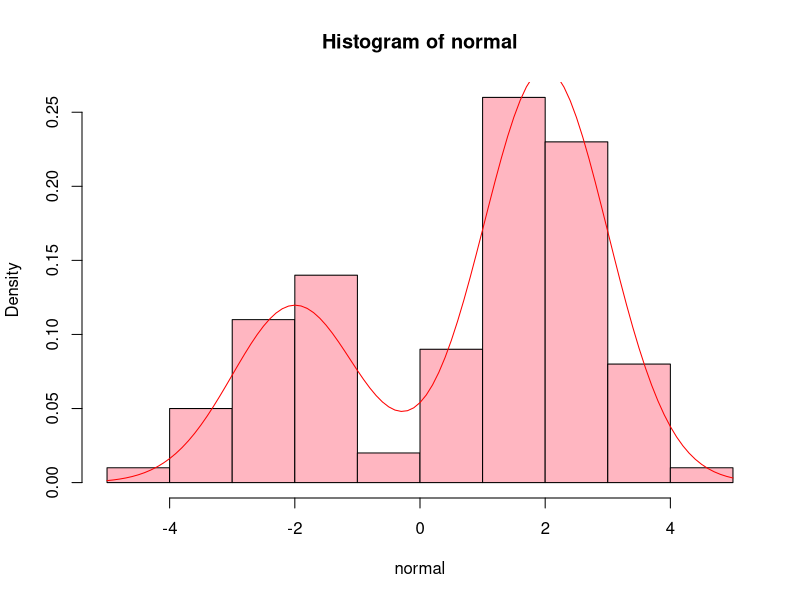
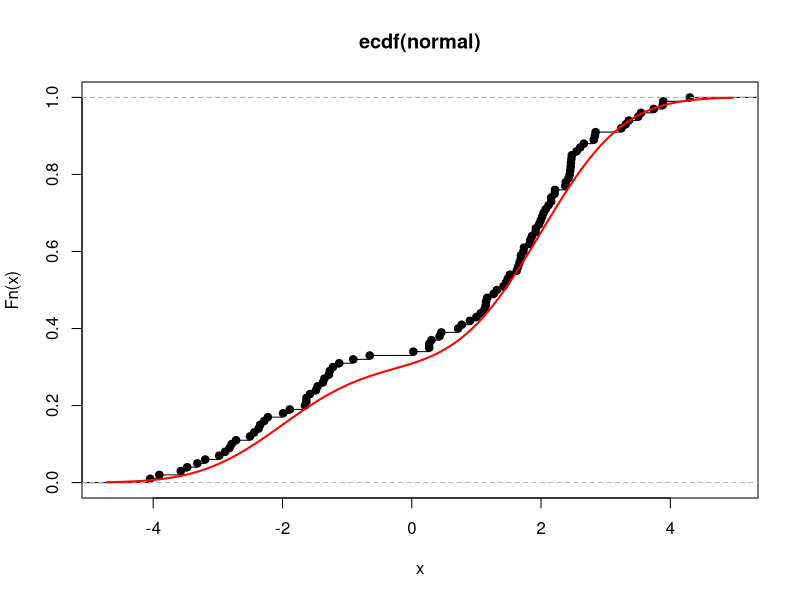

The R source for these figures, in order:
# ------------------ Estatistica Computacional II - EST066 ------------------ #
# Data: 11/05/2022

# X e uma mistura de populacoes continuas
# fx(x) = sum(pi*fi(x))
# f1(x), f2(x), ..., fm(x) sao fdps (fps)

# pi > 0, i = 1,2,...,m  (onde i eh indice)
# sum(pi) = 1

# Expected value is sum(pi*E(Xi))

# Mistura de Normais --------------------------------------------------------

# Populacao 1 - define-se media mi = -2 e var sigma² = 1
# Populacao 2 - define-se mi = 2 e sigma² = 1

# Transformar Normal Padrao para Normais(mi,sigma²) -------------------------

# sqrt(sigma²)* Z + mi, 

# onde Z ~ N(mi,sigma²)


# Exercicio -----------------------------------------------------------------

# Quero gerar va's N(-2,1) e N(2,1)

# Criar matriz cujas linhas representam os parametros de cada populacao 
# (media e variancia)

matriz<-matrix(c(-2,1,2,1), byrow = TRUE, nrow = 2)
matriz

# Sorteio de va's normais padrao por Box-Miller (Prof NAO quer que use rnorm())

box.muller <-function(n = 100){
  
  rodados <- n/2
  
  U1<-runif(rodados)
  U2<-runif(rodados)
  
  erre<- sqrt(-2*log(U1))
  theta<-(2*pi*U2)
  
  Z1 <- erre*cos(theta)
  Z2 <- erre*sin(theta)
  
  c(Z1, Z2)
  
}

valores<-box.muller()
valores

# Sortear se as v.a.'s de valores irao pertencer a Populacao 1 ou Populacao 2

pop<-sample(c(1,2), size = length(valores), replace =TRUE, prob = c(0.3, 0.7))
pop

# Transformar as va's normais de valores nas populacoes requeridas

normal<-numeric(length(valores))
length(valores)

for (i in 1:length(valores)){
    normal[i] <- (sqrt(matriz[pop[i], 2])*valores[i])+ matriz[pop[i],1]
}

dmistura <- function(x){
    
     (0.3*dnorm(x,mean=-2,sd=1)) + ((1-0.3)* dnorm(x,mean=2,sd=1))
}

hist(normal, freq = FALSE, col = 'lightpink')
curve(dmistura, add= T, col = 'red')

pmistura<-function(x){
  
  (0.3*pnorm(x,mean=-2,sd=1)) + ((1-0.3)* pnorm(x,mean=2,sd=1))
}

# Os dados seguem de fato uma normal? ---------------------------------------

ks.test(normal, 'pmistura') 

# pmistura eh a fda exata
# ecdf(normal) fornece a fda empirica ou aproximada (com base nos dados)

# Vamos comparar as duas ---------------------------------------------------- 

plot(ecdf(normal))
curve(pmistura, add = T, lwd = 2, col = 'red')

# Dever de Casa -------------------------------------------------------------

# gerar 100 numeros, verificar histograma, verificar com densidade, verificar
# com empirica, fazer teste kolmogorov. Tudo vetorizado.










